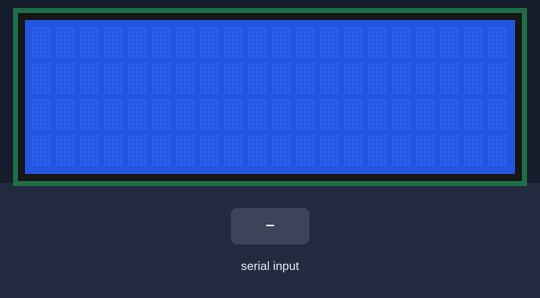
This sketch was run on a simulated Arduino Uno, built with avr-gcc and run on an emulated ATmega328P. Parts: 20×4 character LCD. Inputs (shaded band) come from the test bench.

Above: at 1.2 s.
1.3 s: "1\n" received over Serial
3.8 s: "0\n" received over the second serial link
At 6.0 s:
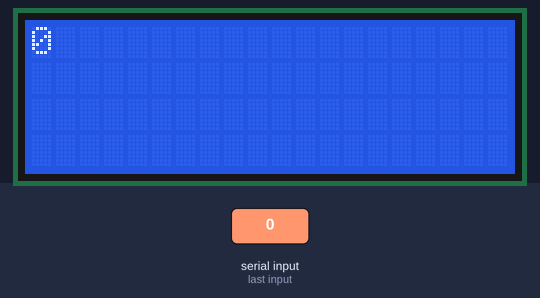
6.3 s: "2\n" received over Serial
Timing chart, 0 to 9.3 s (numbered marks = the images above; inputs shaded):
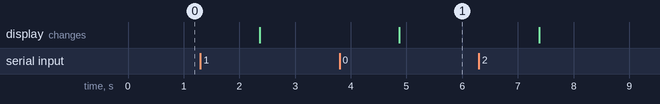

Measured:
- after the input at 3.8 s, the display: changes after 1.1 s (image 1)

The sketch:

4.3_BTTELONANO.ino
```cpp
#include <Wire.h>
#include <LiquidCrystal_I2C.h>
#include <SoftwareSerial.h>
SoftwareSerial mySerial(2, 3); // rx, tx
String data;

LiquidCrystal_I2C lcd(0x27, 20, 4); // set the LCD address to 0x3F for a 16 chars and 2 line display

void setup()
{
  mySerial.begin(9600);
  lcd.init();                      // initialize the lcd
  lcd.backlight();
  Serial.begin(9600);

}

void loop()
{
  if (Serial.available()) {
    data = Serial.readStringUntil("\n");
    lcd.clear();
    lcd.print(data);
  }

  if (mySerial.available()) {
    data = mySerial.readStringUntil("\n");
    lcd.clear();
    lcd.print(data);
  }
  delay(100);
}
```
